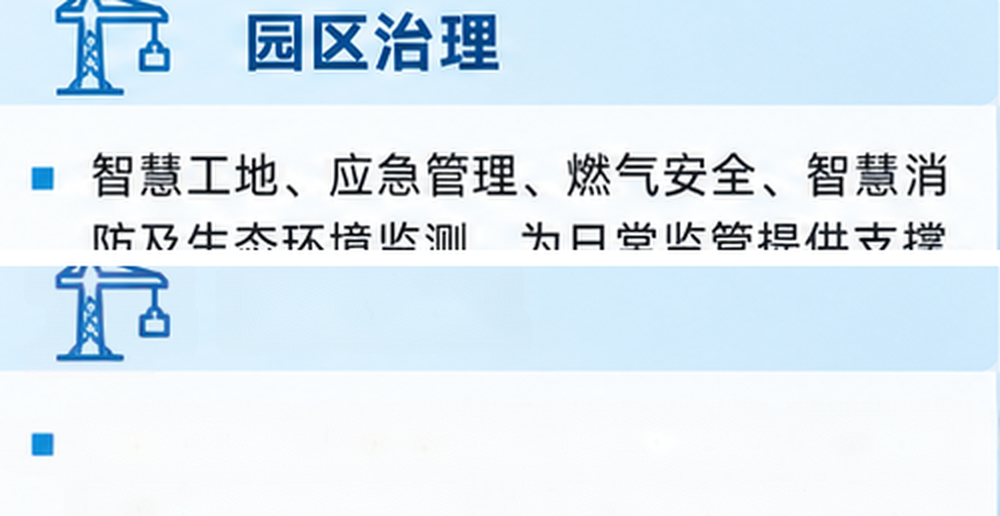
#> input picture ppt-rebuild/.tmp-plate-check.png, 1000 x 516 px
$ python -i auto_rebuild.py   (imports and definitions only)   (older library calls are emulated)
#> lines starting #> are read from the running program, lines starting #| are printed output that depends on the picture
"""Fully automatic LayerD rebuild: no Cursor, no review JSON, no vision LLM."""
from __future__ import annotations

import json
import shutil
import sys
import uuid
from datetime import datetime, timezone
from pathlib import Path

import cv2
import numpy as np
from PIL import Image

ROOT = Path(__file__).resolve().parents[1]
REPO = ROOT.parent
sys.path.insert(0, str(ROOT / "src"))
sys.path.insert(0, str(REPO / "src"))

from font_matcher import fit_visual
from geometry_fit import (MIN_AREA, assign_levels, bbox, fill_holes, measure_component, share)
from image2ppt.compiler import ArtifactBackend, execute
from layerd_loader import load_page, to_record, verify
from layerd_remote import decompose
from object_registry import ObjectRegistry
from ocr_engine import detect, group_lines, to_record as ocr_to_record
from reconstruction import extract_rgba
from slideir_adapter import export_ir, sha256, write_json
from text_mask import remote_inpaint


ICON_MAX = 80
TEXTURE_GRAD = 18.0
TEXTURE_SHARE = 0.35


def stamp():
    return datetime.now(timezone.utc).strftime("%Y%m%dT%H%M%S") + "-" + uuid.uuid4().hex[:8]


# [142 lines left out: functions text_mask_from_ocr, layer_components, measure_page, lower_composite, not called in this run]


def gradient(rgb):
    blur = cv2.GaussianBlur(rgb, (3, 3), 0)
    gx = cv2.Sobel(blur, cv2.CV_32F, 1, 0, ksize=3)
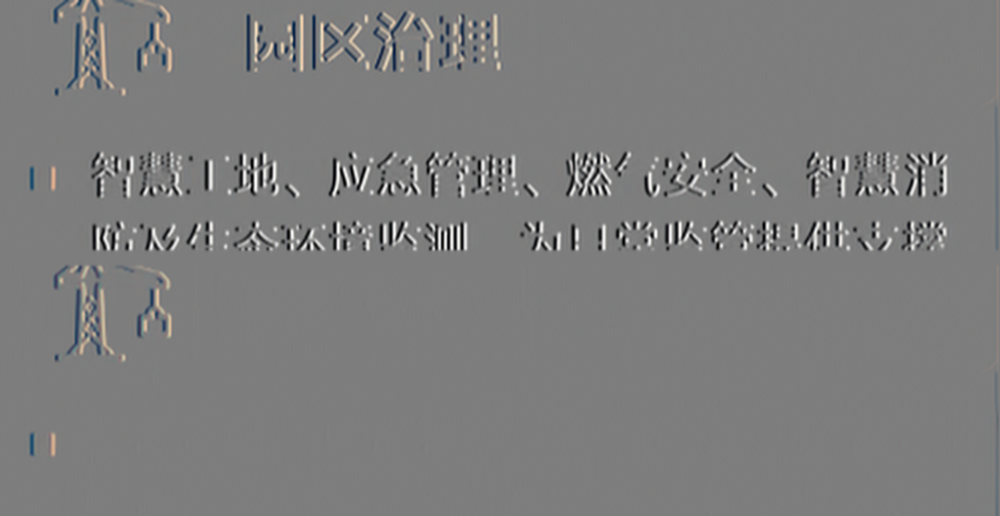
#> gx: shape (516, 1000, 3) float32; mean R, G, B -0.2, -0.1, -0.1; drawn with min black and max white
    gy = cv2.Sobel(blur, cv2.CV_32F, 0, 1, ksize=3)
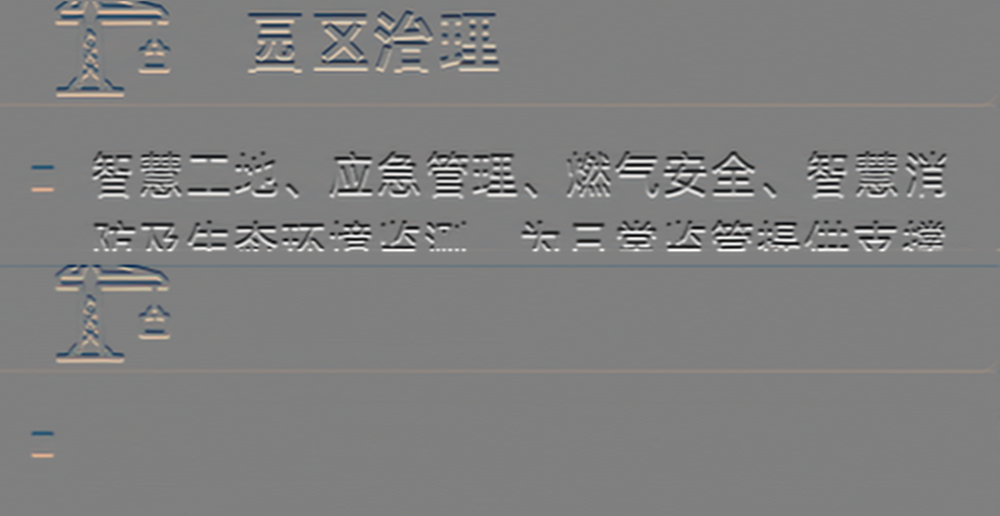
#> gy: shape (516, 1000, 3) float32; mean R, G, B 0.7, 0.3, 0; drawn with min black and max white
    return np.sqrt((gx ** 2).sum(2) + (gy ** 2).sum(2))
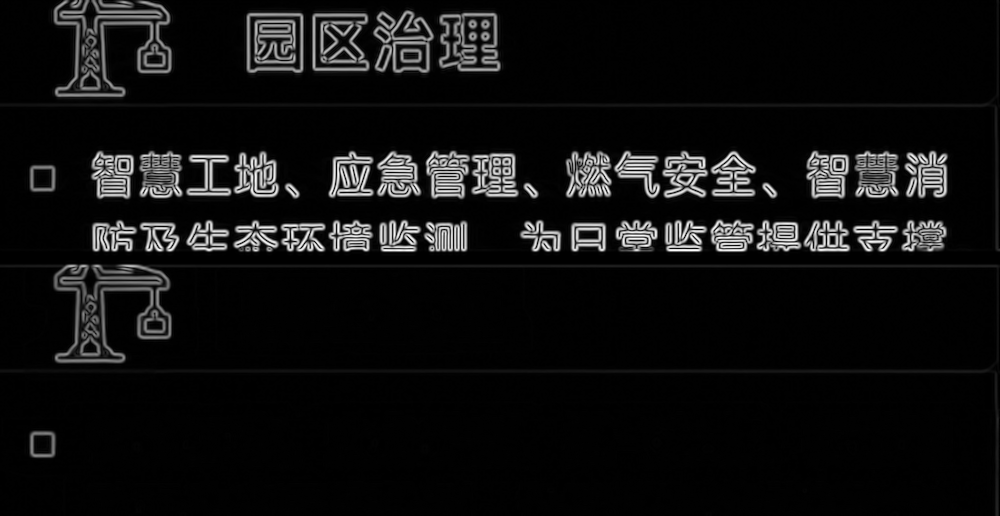
#> returned value: shape (516, 1000) float32; min 0, max 1169.4, mean 76.7; drawn with min black and max white


# [328 lines left out: functions hole_is_textured, build_plate, text_nodes, _rect, element_replacements, compile_with_gate and 1 more, not called in this run]

>>> import cv2
>>> picture = cv2.cvtColor(cv2.imread('../.tmp-plate-check.png'), cv2.COLOR_BGR2RGB)
>>> result = gradient(picture)
